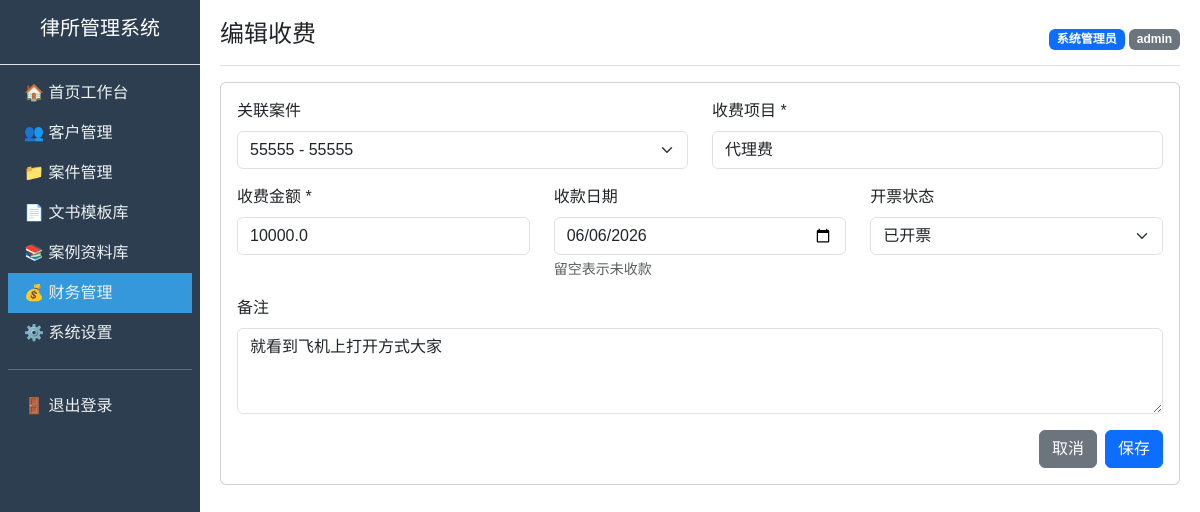
The app's page /finance/income_edit/1 (signed in) with its own data.
### models.py (models this page shows)
class FinanceIncome(db.Model):
    __tablename__ = "finance_income"
    id = db.Column(db.Integer, primary_key=True, autoincrement=True)
    case_id = db.Column(db.Integer, db.ForeignKey("case_info.id"))  # 案件ID
    amount = db.Column(db.Float)  # 金额
    pay_type = db.Column(db.String(32))  # 收款方式
    pay_date = db.Column(db.Date)  # 收款日期
    invoice_status = db.Column(db.Integer, default=0)  # 1已开票 0未开票
    remark = db.Column(db.Text)  # 备注
    create_time = db.Column(db.DateTime, default=datetime.now)

class CaseInfo(db.Model):
    __tablename__ = "case_info"
    id = db.Column(db.Integer, primary_key=True, autoincrement=True)
    client_id = db.Column(db.Integer, db.ForeignKey("client.id"))  # 客户ID
    case_no = db.Column(db.String(64))  # 案号
    case_type = db.Column(db.String(32))  # 案件类型：民事/刑事/劳动/行政/执行
    court = db.Column(db.String(128))  # 受理法院
    lawyer_id = db.Column(db.Integer, db.ForeignKey("sys_user.id"))  # 承办律师ID
    opposite_party = db.Column(db.String(128))  # 对方当事人
    accept_date = db.Column(db.Date)  # 收案日期
    stage = db.Column(db.String(32), default="立案")  # 审理阶段
    status = db.Column(db.String(16), default="在办")  # 案件状态：在办/结案
    court_date = db.Column(db.Date)  # 开庭日期
    create_time = db.Column(db.DateTime, default=datetime.now)

### app.py (the view, shortened to what this page needs)
@app.route('/finance/income_edit/<int:id>', methods=['GET', 'POST'])
def finance_income_edit(id):
    inc = FinanceIncome.query.get_or_404(id)
    cases = CaseInfo.query.filter_by(status='在办').all()
    return render_template('finance/income_add.html', inc=inc, cases=cases)

### app.py (called while the page is built)
@app.before_request
def login_required():
    allowed_paths = ['/login', '/static/']
    if request.path in allowed_paths or request.path.startswith('/static'):
        return None
    if 'user_id' not in session:
        return redirect(url_for('login'))
    return None

### templates/finance/income_add.html (shortened to what this page needs)
{% extends "base.html" %}
{% block page_title %}{% if inc %}编辑收费{% else %}新增收费{% endif %}{% endblock %}
{% block content %}
<div class="card">
    <div class="card-body">
        <form method="POST">
            <div class="row mb-3">
                <div class="col-md-6">
                    <label class="form-label">关联案件</label>
                    <select name="case_id" class="form-select">
                        {% for case in cases %}
                        <option value="{{ case.id }}" {% if inc and inc.case_id == case.id %}selected{% endif %}>
                            {{ case.case_no or '-' }} - {{ case.court or '未知法院' }}
                        </option>
                        {% endfor %}
                    </select>
                </div>
                <div class="col-md-6">
                    <label class="form-label">收费项目 *</label>
                    <input type="text" name="pay_type" class="form-control" value="{% if inc %}{{ inc.pay_type }}{% endif %}" placeholder="如：律师费、代理费" required>
                </div>
            </div>
            <div class="row mb-3">
                <div class="col-md-4">
                    <label class="form-label">收费金额 *</label>
                    <input type="number" step="0.01" name="amount" class="form-control" value="{% if inc %}{{ inc.amount }}{% endif %}" required>
                </div>
                <div class="col-md-4">
                    <label class="form-label">收款日期</label>
                    <input type="date" name="pay_date" class="form-control" value="{% if inc and inc.pay_date %}{{ inc.pay_date.strftime('%Y-%m-%d') }}{% endif %}">
                    <div class="form-text">留空表示未收款</div>
                </div>
                <div class="col-md-4">
                    <label class="form-label">开票状态</label>
                    <select name="invoice_status" class="form-select">
                        <option value="1" {% if inc and inc.invoice_status == 1 %}selected{% endif %}>已开票</option>
                    </select>
                </div>
            </div>
            <div class="mb-3">
                <label class="form-label">备注</label>
                <textarea name="remark" class="form-control" rows="3">{% if inc %}{{ inc.remark }}{% endif %}</textarea>
            </div>
            <div class="d-flex justify-content-end">
                <a href="/finance/income" class="btn btn-secondary me-2">取消</a>
                <button type="submit" class="btn btn-primary">保存</button>
            </div>
        </form>
    </div>
</div>
{% endblock %}

### templates/base.html (style rules this page uses)
body { font-family: "Microsoft YaHei", sans-serif; }

### records on screen
FinanceIncome: case_id "55555 - 55555", pay_type "代理费", amount "10000.0", pay_date "06/06/2026", invoice_status "已开票", remark "就看到飞机上打开方式大家"

### other values on screen
{{ session.real_name }} "系统管理员"
{{ session.role }} "admin"
